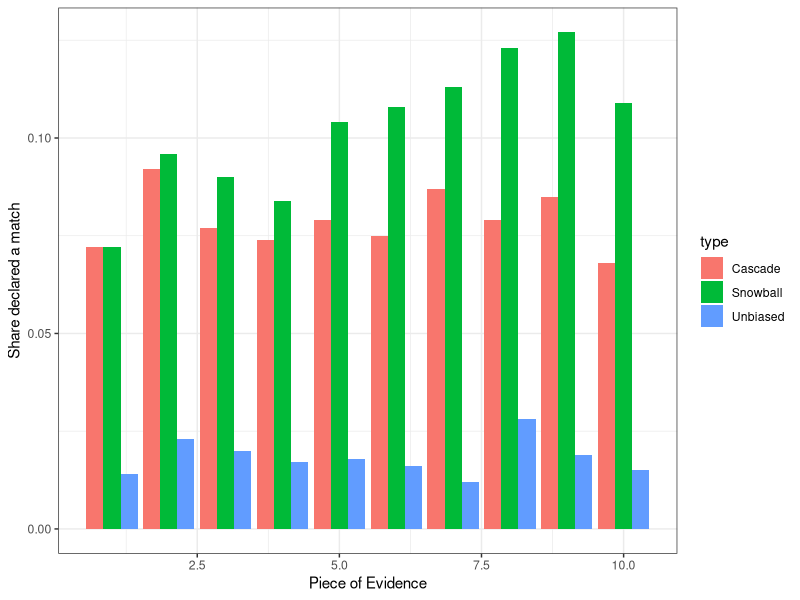
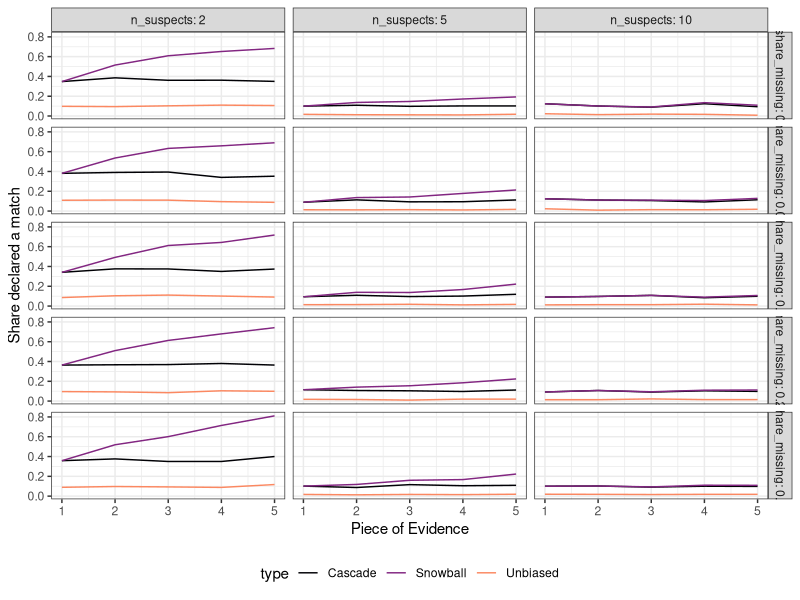

Here is the R script that generated these plots, in order: (Note: this script raises an error after producing the figures.)
# Snowball bias

rm(list = ls())
library(ggplot2)
library(dplyr)

# basics
N = 10 #number of suspects
Pi = .15 #share in pop w I=1
Pi_E = Pi #prob I=1 if E0 (set to constant over pieces of evidence for simplicity)
Pi_EC = Pi #prob I=1 if E0^C (set to constant over pieces of evidence for simplicity)
Prior = 1/N

# 6 kinds of bias

# how do they incorporate true m? (assume corectly incorporates true matches (so non-tilde biases are the same as for cascade)
mtrue.func <- function(m) 0 

# bias if see true matches
d_impute <- function(i,m, share.miss){ share.miss + i/2 + 1 + mtrue.func(m)}
d_I <- function(i,m){ (2-(1-i)/(1-Pi)) + mtrue.func(m) }
d_peer <- function(m){1 + mtrue.func(m)}
delta.func <- function(i,m, share.miss) {d_impute(i, m, share.miss)*d_I(i,m)*d_peer(m)}

# how do they incorporate estimated m? 
m.func <- function(m) sum(m>=1) 

# bias if see estimated matches
dt_impute <- function(i,m,share.miss){ 1 }
dt_I <- function(i,m){ 1 }
dt_peer <- function(m){m.func(m) + 1}
delta.tilde.func <- function(i,m,share.miss) {dt_impute(i, m, share.miss)*dt_I(i,m)*dt_peer(m)}

total.bias <- function(i,m,mhat,share.miss){delta.func(i,m,share.miss)*delta.tilde.func(i,mhat,share.miss)}

g = 0 # 0 means not guilty
i = 1 # 1 means has characteristic
k = 10 # pieces of evidence

# evidence is binom(10,mu1) if guilty, binom(10,mu0) if not guilty
mu1 = .5; mu0=.25

nsims = 1000
output = list()
for(sim.round in 1:nsims){
  xy = sapply(1:k, function(j) ifelse(g==1, sum(rbinom(10,1,mu1)), sum(rbinom(10,1,mu0))))
  lik.ratio = sapply(xy, function(j) dbinom(j,10,mu1)/dbinom(j,10,mu0))
  
  # missing evidence (decides degree of imputation)
  share.miss = rbeta(k,1,3)
  
  mhat <- m <- m.cascade <- rep(NA,k)
  m <- sapply(1:k, function(x) lik.ratio[x] * (Pi_E/Pi_EC) * 1/N)
  m.cascade <- sapply(1:k, function(x) delta.func(i,m[x],share.miss[x])*m[x])
  mhat[1] <- m.cascade[1]
  
  for(j in 2:k){mhat[j] <- total.bias(i,m[c(1:(j-1))],mhat[c(1:(j-1))], share.miss[j])*m[j]}
  
  output[[sim.round]] <- data.frame(posterior = c(m,m.cascade,mhat),
                       type = rep(c("Unbiased","Cascade","Snowball"), each = k),
                       evidence = rep(1:k,3),
                       round = rep(i,k*3))
}
sim.out = do.call(rbind, output)
summary = sim.out %>%
  group_by(type,evidence) %>%
  summarise(share_declared_match = mean(posterior>=1))

ggplot(summary, aes(x = evidence, y = share_declared_match, fill = type))+
  geom_bar(stat = 'identity', position = 'dodge')+
  xlab("Piece of Evidence") + ylab("Share declared a match")+
  theme_bw()



#ggsave(filename = '~/repos/Forensic_bias/outputs/SnowballFigure.png')

## AL's version -- use different # suspects and % missing evidence instead of simulating

N = 10 #number of suspects
Pi = .15 #share in pop w I=1
Pi_E = Pi #prob I=1 if E0 (set to constant over pieces of evidence for simplicity)
Pi_EC = Pi #prob I=1 if E0^C (set to constant over pieces of evidence for simplicity)
Prior = 1/N
g = 0 # 0 means not guilty
i = 1 # 1 means has characteristic
k = 5 # pieces of evidence

mu1 = .5; mu0=.25

nsims = 1000

cascade_snowball_sim = function(nsims, share_missing, n_suspects){
output = list()
for(sim.round in 1:nsims){
  xy = sapply(1:k, function(j) ifelse(g==1, sum(rbinom(k,1,mu1)), sum(rbinom(k,1,mu0))))
  lik.ratio = sapply(xy, function(j) dbinom(j,k,mu1)/dbinom(j,k,mu0))
  
  # missing evidence (decides degree of imputation)
  share.miss = rep(share_missing, 10)
  
  mhat <- m <- m.cascade <- rep(NA,k)
  m <- sapply(1:k, function(x) lik.ratio[x] * (Pi_E/Pi_EC) * (1/n_suspects))
  m.cascade <- sapply(1:k, function(x) delta.func(i,m[x],share.miss[x])*m[x])
  mhat[1] <- m.cascade[1]
  
  for(j in 2:k){mhat[j] <- total.bias(i,m[c(1:(j-1))],mhat[c(1:(j-1))], share.miss[j])*m[j]}
  
  output[[sim.round]] <- data.frame(posterior = c(m,m.cascade,mhat),
                                    type = rep(c("Unbiased","Cascade","Snowball"), each = k),
                                    evidence = rep(1:k,3),
                                    round = rep(i,k*3))
}
sim.out = do.call(rbind, output)
summary = sim.out %>%
  group_by(type,evidence) %>%
  summarise(share_declared_match = mean(posterior>=1))
return(summary)
}

set.seed(081720)
nsims = 1000
share_missing = c(0, .01, .1, .25,.5)
n_suspects = c(2, 5, 10)

sim_params = expand.grid(share_missing = share_missing, n_suspects = n_suspects)

results = c()
for(ii in 1:nrow(sim_params)){
  sim_sum = cascade_snowball_sim(1000, sim_params$share_missing[ii], sim_params$n_suspects[ii]) %>%
    mutate(share_missing = sim_params$share_missing[ii], n_suspects = sim_params$n_suspects[ii])
  results = rbind(results, sim_sum)
}

results %>%
  ggplot(., aes(x = evidence, y = share_declared_match, col = type)) +
  facet_grid(rows = vars(share_missing), cols = vars(n_suspects), labeller = label_both) +
  geom_line() +
  xlab("Piece of Evidence") + ylab("Share declared a match")+
  theme_bw() +
  theme(legend.position = "bottom") + 
  scale_color_viridis_d(option = "magma", end = .75) 

ggsave(filename = 'outputs/SnowballFigure2.png')

## V3 -- simplified 

cascade_snowball_sim = function(nsims, share_missing, n_suspects, n_evidence){
  output = list()
  for(sim.round in 1:nsims){
    xy = sapply(1:n_evidence, function(j) ifelse(g==1, sum(rbinom(n_evidence,1,mu1)), sum(rbinom(n_evidence,1,mu0))))
    lik.ratio = sapply(xy, function(j) dbinom(j,n_evidence,mu1)/dbinom(j,n_evidence,mu0))
    
    # missing evidence (decides degree of imputation)
    share.miss = rep(share_missing, n_evidence)
    
    mhat <- m <- m.cascade <- rep(NA,n_evidence)
    m <- sapply(1:n_evidence, function(x) lik.ratio[x] * (Pi_E/Pi_EC) * (1/n_suspects))
    m.cascade <- sapply(1:n_evidence, function(x) delta.func(i,m[x],share.miss[x])*m[x])
    mhat[1] <- m.cascade[1]
    
    for(j in 2:n_evidence){mhat[j] <- total.bias(i,m[c(1:(j-1))],mhat[c(1:(j-1))], share.miss[j])*m[j]}
    
    output[[sim.round]] <- data.frame(posterior = c(m,m.cascade,mhat),
                                      type = rep(c("Unbiased","Cascade","Snowball"), each = n_evidence),
                                      evidence = rep(1:n_evidence,3),
                                      round = rep(i,n_evidence*3))
  }
  sim.out = do.call(rbind, output)
  summary = sim.out %>%
    group_by(type,evidence) %>%
    summarise(share_declared_match = mean(posterior>=1))
  return(summary)
}



set.seed(081720)
nsims = 1000
share_missing = .01
n_suspects = 2
n_evidence = 5

sim_params = expand.grid(share_missing = share_missing, n_suspects = n_suspects, n_evidence = n_evidence)

results = c()
for(ii in 1:nrow(sim_params)){
  sim_sum = cascade_snowball_sim(1000, 
                                 sim_params$share_missing[ii], 
                                 sim_params$n_suspects[ii],
                                 sim_params$n_evidence[ii]) %>%
    mutate(share_missing = sim_params$share_missing[ii], 
           n_suspects = sim_params$n_suspects[ii],
           n_evidence = sim_params$n_evidence[ii])
  results = rbind(results, sim_sum)
}

bias_gg_df = results %>%
  pivot_wider(id_cols = c("evidence", "share_missing", "n_suspects"), names_from = type, values_from = share_declared_match) %>%
  mutate(
    `Bias Cascade` = Cascade - Unbiased,
    `Bias Snowball` = Snowball - Unbiased,
    `No Bias` = Unbiased - Unbiased,
    analyst = LETTERS[evidence]
  ) %>%
  pivot_longer(c(`Bias Cascade`, `Bias Snowball`, `No Bias`), names_to = "type", values_to = "bias")

snowball_df = bias_gg_df %>% 
  filter(type == "Bias Snowball") %>%
  mutate(xend = c(2:5, NA), 
         yend = c(bias[2:5], NA))

colors = c("#999999", "#41424C", "#ADADC9")

bias_gg_df %>%
  ggplot(., aes(x = analyst, y = bias, col = type)) +
  geom_point(size = 5) +
  geom_segment(data = snowball_df, 
               aes(xend = xend, yend = yend), 
               arrow = arrow(length = unit(0.5, "cm"),
                             type = "open")) +
  labs(x = "Analyst (sequential order)",
       y = "Bias in Posterior",
       col = "") +
  annotate("errorbar", x = 0.8, ymin = 0, ymax = .25, col = "darkorange", width = .1) +
  annotate("text", x = 0.8, y = .125, hjust = 1.5, label = expression(I[t[i]]), col = "darkorange", size = 6) +
  annotate("errorbar", x = 2.1, ymin = .3, ymax = .42, col = "darkorange", width = .1) +
  annotate("text", x = "B", y = .35, hjust = -.5, label = expression(LR[A]), col = "darkorange", size = 5) +
  annotate("errorbar", x = 3.1, ymin = .26, ymax = .5, col = "darkorange", width = .1) +
  annotate("text", x = "C", y = .38, hjust = -.5, label = expression(LR[B]), col = "darkorange", size = 5) +
  annotate("errorbar", x = 4.1, ymin = .25, ymax = .54, col = "darkorange", width = .1) +
  annotate("text", x = "D", y = .38, hjust = -.5, label = expression(LR[C]), col = "darkorange", size = 5) +
  annotate("errorbar", x = 5.1, ymin = .25, ymax = .57, col = "darkorange", width = .1) +
  annotate("text", x = "E", y = .38, hjust = -.5, label = expression(LR[D]), col = "darkorange", size = 5) +
  annotate("text", x = "E", y = .577, hjust = -.15, label = "Bias Snowball", col = colors[2]) +
  annotate("text", x = "E", y = .244, hjust = -.15, label = "Bias Cascade", col = colors[1]) +
  annotate("text", x = "E", y = 0, hjust = -.15, label = "No Bias", col = colors[3]) +
  theme_minimal() +
  theme(legend.position = "none") + 
  scale_x_discrete(expand = c(.01,.9)) +
  scale_color_manual(values = colors)

ggsave(filename = '~/Forensic_bias/outputs/snowball_vs_cascade.png',
       width = 8,
       height = 4)
